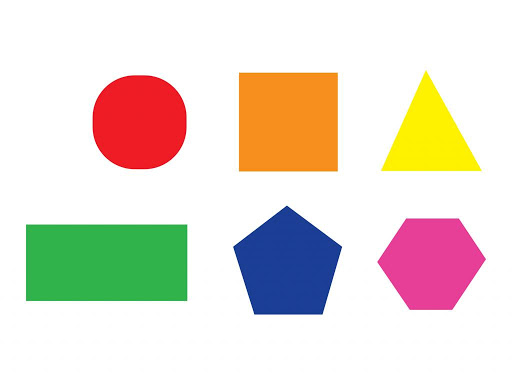
#> input picture opencvv/resources/shape.jpg, 512 x 385 px, given in place of the camera
$ python 'colour picker.py'
#> lines starting #> are read from the running program, lines starting #| are printed output that depends on the picture; after the words box and inside, x2 and y2 are one past the last pixel; in counts of white or black regions, pixels touching at a corner belong together
import cv2
import numpy as np

def nothing(x):
    pass

cap = cv2.VideoCapture(0,cv2.CAP_V4L)
cv2.namedWindow("Trackbars")

cv2.createTrackbar("L – H", "Trackbars", 0, 179, nothing)
#> slider 'L – H' is set to 35
cv2.createTrackbar("L – S", "Trackbars", 0, 255, nothing)
#> slider 'L – S' is set to 51
cv2.createTrackbar("L – V", "Trackbars", 0, 255, nothing)
#> slider 'L – V' is set to 51
cv2.createTrackbar("U – H", "Trackbars", 179, 179, nothing)
cv2.createTrackbar("U – S", "Trackbars", 255, 255, nothing)
cv2.createTrackbar("U – V", "Trackbars", 255, 255, nothing)

while True:
    _, frame = cap.read()
#> frame is the input picture: shape (385, 512, 3); mean B, G, R 209.6, 220.8, 230.3
    hsv = cv2.cvtColor(frame, cv2.COLOR_BGR2HSV)
#> hsv: shape (385, 512, 3); mean H, S, V 26.1, 53.3, 243.7

    l_h = cv2.getTrackbarPos("L – H", "Trackbars")
    l_s = cv2.getTrackbarPos("L – S", "Trackbars")
    l_v = cv2.getTrackbarPos("L – V", "Trackbars")
    u_h = cv2.getTrackbarPos("U – H", "Trackbars")
    u_s = cv2.getTrackbarPos("U – S", "Trackbars")
    u_v = cv2.getTrackbarPos("U – V", "Trackbars")

    lower_blue = np.array([l_h, l_s, l_v])
    upper_blue = np.array([u_h, u_s, u_v])
    mask = cv2.inRange(hsv, lower_blue, upper_blue)
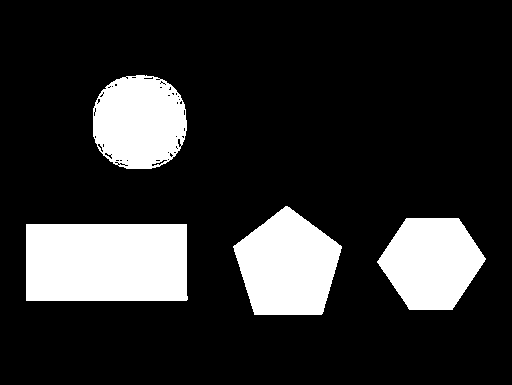
#> mask: shape (385, 512); 17.7% white; 4 white regions, box (x1, y1, x2, y2) and area: (26, 224, 188, 301) 12401, (233, 206, 342, 315) 8318, (377, 218, 486, 310) 7190, (93, 75, 187, 169) 7076

    result = cv2.bitwise_and(frame, frame, mask=mask)
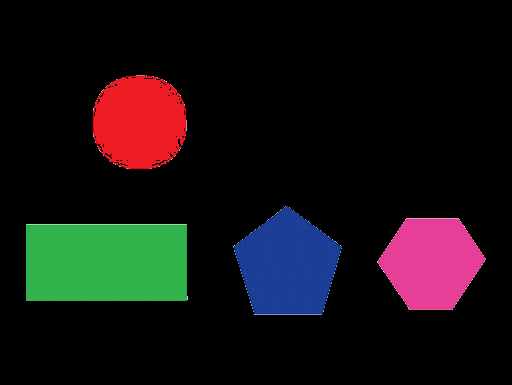
#> result: shape (385, 512, 3); mean B, G, R 18.1, 17.3, 21.3

    cv2.imshow("frame", frame)
    cv2.imshow("mask", mask)
    cv2.imshow("result", result)

    key = cv2.waitKey(1)
#> (key Esc is pressed here)
    if key == 27:
        break

cap.release()
cv2.destroyAllWindows()
